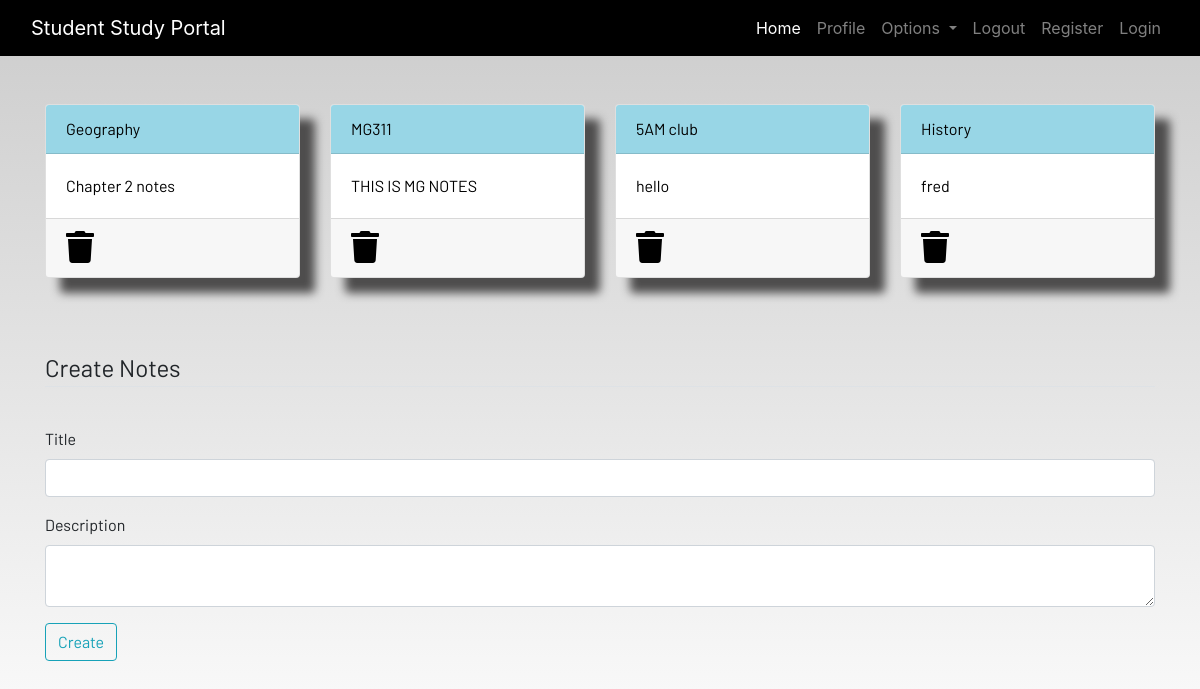
/notes/ (signed in), run on an earlier commit of the app's database.
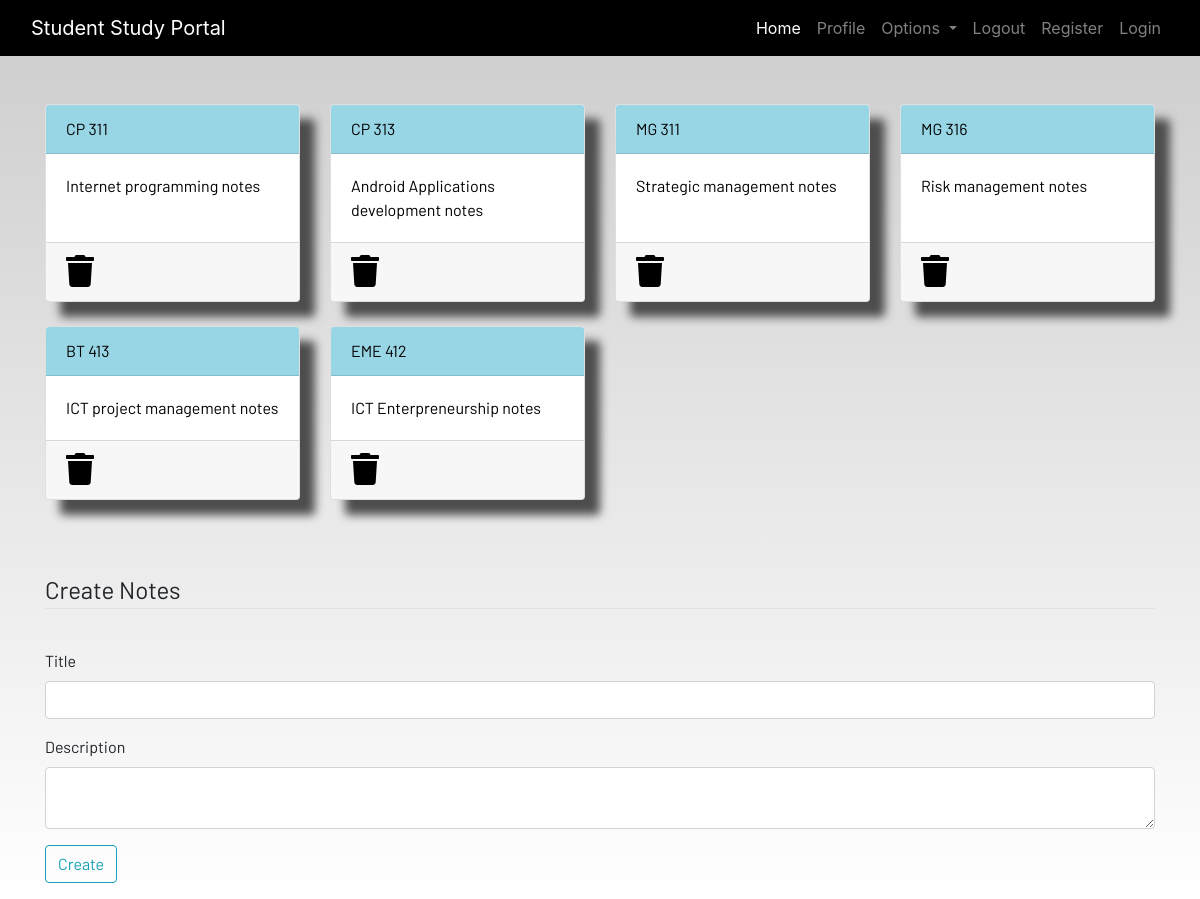
And on a later commit of the database.
### dashboard/models.py (models this page shows, shortened)
class Notes(models.Model):
    user = models.ForeignKey(User, on_delete=models.CASCADE)
    title = models.CharField(max_length=200)
    description = models.TextField()
    class Meta:
        verbose_name = "notes"
        verbose_name_plural = "notes"

### dashboard/views.py (the view)
# urls.py: path('notes/',views.notes),
def notes(request):
    notes = Notes.objects.filter(user=request.user)
    context = {'notes':notes}
    return render(request, 'dashboard/notes.html', context)

### dashboard/templates/dashboard/notes.html (shortened to what this page needs)
{% extends 'dashboard/base.html' %}
{% load static %}
{% block content %}
<div class="container">
    <div class="row">
        {% for note in notes %}
        <div class="col-md-3 mb-4">
            <a href="{% url 'notes_detail' note.id %}">
                <div class="card">
                    <div class="card-header">{{ note.title }}</div>
                    <div class="card-body">{{ note.description|slice:"0:100" }}</div>
                    <div class="card-footer mt-auto "><a href="{% url 'delete_note' note.id %}">
                        <i class="fa fa-trash fa-2x"></i></a>
                    </div>
                </div>
            </a>
        </div>
{% endfor %}
    </div>
</div>
<br><br>
<div class="container">
    <form method="POST" action="/notes/add">
        <fieldset class="form-group">
            <legend class="border-bottom mb-4">Create Notes</legend>
        </fieldset>
<div class="form-group">
    <label for="title">Title</label>
    <input type="text" class="form-control" name="title" id="exampleInputEmail1" aria-describedby="emailHelp">
  </div>
  <div class="form-group">
    <label for="description">Description</label>
    <textarea type="text" class="form-control" name="description" id="exampleInputPassword1">
    </textarea>
  </div>
        <div class="form-group">
            <button  class="btn btn-outline-info" type="submit">
                Create
            </button>
        </div>
    </form>
</div>
{% endblock content %}

### dashboard/templates/dashboard/base.html (shortened to what this page needs)
<!DOCTYPE html>
{% load static %}
<html lang="en">
<head>
  <link rel="stylesheet" href="https://stackpath.bootstrapcdn.com/bootstrap/4.3.1/css/bootstrap.min.css"
 />
  <link rel="stylesheet" href="https://use.fontawesome.com/releases/v5.7.2/css/all.css"
 />
  <link rel="stylesheet" href="{% static 'css/main.css' %}" />
</head>
<body>
  <header>
    <nav class="navbar navbar-expand-lg navbar-dark bg-dark">
      <div class="container-fluid">
        <a class="navbar-brand" href="/">Student Study Portal</a>
        <div class="collapse navbar-collapse justify-content-end" id="navbarSupportedContent">
          <ul class="navbar-nav mb-2 mb-lg-0">
            <li class="nav-item">
              <a class="nav-link active" aria-current="page" href="/">Home</a>
            </li>
            <li class="nav-item">
              <a class="nav-link" href="#">Profile</a>
            </li>
            <li class="nav-item dropdown">
              <a class="nav-link dropdown-toggle" href="#" id="navbarDropdown" role="button" data-toggle="dropdown"
                aria-haspopup="true" aria-expanded="false">
                Options
              </a>
            </li>
            <li class="nav-item">
              <a class="nav-link" href="#">Logout</a>
            </li>
            <li class="nav-item">
              <a class="nav-link" href="#">Register</a>
            </li>
            <li class="nav-item">
              <a class="nav-link" href="#">Login</a>
            </li>
          </ul>
        </div>
      </div>
    </nav>
  </header>
  <br /><br />
  <main>
    {% block content %}
    {% endblock content %}
  </main>
</body>
</html>

### static/css/main.css (style rules this page uses)
html { scroll-behavior: smooth; height: 100%; width: 100%; }
main { font-family: Barlow, Quicksand, Rubik, sans-serif, serif, 'Times New Roman', Times, serif !important; }
.navbar { background-color: rgb(0, 0, 0) !important; }
.card { box-shadow: 15px 15px 10px rgb(78, 77, 77); }
a { text-decoration: none !important; color: black; }
.card-header { color: black !important; background: rgb(152, 214, 230) !important; transition: 0.3s ease-in; }
html, body { max-width: 100%; overflow-x: hidden; height: 100%; width: 100%; }
body { background: linear-gradient(rgba(0, 0, 0, 0.2), rgba(255, 255, 255, 0.5)); overflow-x: hidden; background-repeat: no-repeat; }
.card-header { background-color: rgb(133, 204, 231); }
.col-md-3 .card { width: 100%; height: 100%; }
.fa { color: black; }

What changed in the data, as far as the page shows it:
removed Notes: title "Geography", description "Chapter 2 notes"
removed Notes: title "MG311", description "THIS IS MG NOTES"
removed Notes: title "5AM club", description "hello"
removed Notes: title "History", description "fred"
added Notes: title "CP 311", description "Internet programming notes"
added Notes: title "CP 313", description "Android Applications development notes"
added Notes: title "MG 311", description "Strategic management notes"
added Notes: title "MG 316", description "Risk management notes"
added Notes: title "BT 413", description "ICT project management notes"
added Notes: title "EME 412", description "ICT Enterpreneurship notes"
